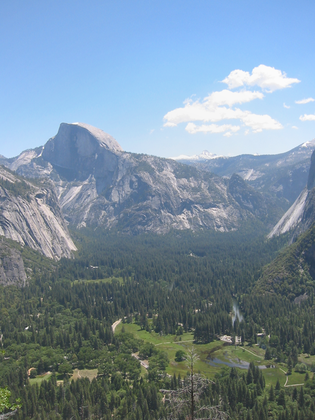
%> input picture Reference_and_reproduction/LIVE_Image_Defogging_Database/LIVE_Image_Defogging_Database/DEFADE_release/test_image1.png, 315 x 420 px, shrunk from 576 x 768 before the run
$ octave DEFADE_example.m   (GNU Octave 9; MATLAB toolbox functions it lacks are replaced by stand-ins)
%> lines starting %> are read from the running program, lines starting %| are printed output that depends on the picture
%> further down, image is the input picture: size 420x315x3 uint8; mean R, G, B 120.9, 141.3, 156.9
### Reference_and_reproduction/LIVE_Image_Defogging_Database/LIVE_Image_Defogging_Database/DEFADE_release/DEFADE.m
function [Defogged_I] = DEFADE(I)
    % Input: foggy image, I
    % Output: defogged image
    % Detail explanation:
    % L. K. Choi, J. You, and A. C. Bovik, "Referenceless Prediction of Perceptual Fog Density and Perceptual Image Defogging",
    % IEEE Transactions on Image Processing, to appear (2015).

   %% Basic setup
        [row col dim]                   = size(I);
%> row = 420; col = 315; dim = 3
        Ig                              = double(rgb2gray(I));
        R                               = double(I(:,:,1));
        G                               = double(I(:,:,2));
        B                               = double(I(:,:,3));
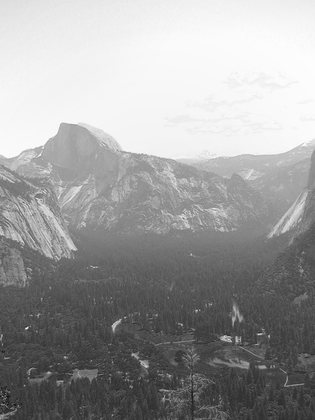
%> B: size 420x315 double; min 22, max 255, mean 156.9
        L                               = (R+G+B)/3;

    %% Execute FADE using 8 x 8 overlapped patches
        [D_o D_map_o]                   = FADE_overlapped(I);

    %% Perceputal fog density weight map
        % reduce noise of D_map using the guided filter
        guided_filter_r                 = floor(min(size(R))/10);  % guided filter parameter, r
        guided_filter_eps               = 0.0001;                  % guided filter parameter, eps
        D_map_guided_temp               = guidedfilter(double(Ig),D_map_o,guided_filter_r,guided_filter_eps);
        check_guided_filter             = sum(double(isnan(D_map_guided_temp(:))));
        if check_guided_filter==0
             D_map_guided               = D_map_guided_temp - min(min(D_map_guided_temp));  % scale to remove negative values
             D_map_guided_N             = D_map_guided./(max(max(D_map_guided)));           % scale to [0 1]
             D_map_1                    = 1 - D_map_guided_N;
             D_map_2                    = D_map_guided_N;
             D_map_3                    = (D_map_1.*D_map_2)./(max(max((D_map_1.*D_map_2)))); % scale to [0 1]
             W_fog(:,:,1)               = D_map_1; W_fog(:,:,2) = D_map_2; W_fog(:,:,3) = D_map_3;
        else
             W_fog                      = ones(row, col, 3); % For the just in case when the guided filter does not work.
        end

%% Preprocessed images
      % I1, White balanced image
        [wR, wG, wB, I1]                = white_balance(double(I),6);
      % I2: Mean subtracted contrast enhancement
        I2                              = uint8(2.5*(double(I)-mean2(L)));
      % I3: Fog aware contrast enhancement
            % Find the index that makes the largest average between I2 and I3 using the D_map
            Rfi=R; Gfi=G; Bfi=B;
            for i=1:50
                temp_percent            = 0.01*i;
                fi = find(D_map_2< temp_percent);
                fi_intensity_RGB(1)     = mean(Rfi(fi));
                fi_intensity_RGB(2)     = mean(Gfi(fi));
                fi_intensity_RGB(3)     = mean(Bfi(fi));
                fi_intensity            = mean([Rfi(fi); Gfi(fi); Bfi(fi)]);
                fi_diff(i)              = mean2(L) - fi_intensity;
                clear fi fi_intensity_RGB fi_intensity
            end
            opt_i                       = find(fi_diff == max(fi_diff));
            opt_percent                 = 0.01*min(opt_i);
            fi                          = find(D_map_2< opt_percent);
            % Least-free region's mean at R, G, B each channel and for all channel
            fi_intensity_RGB(1)         = mean(Rfi(fi));
            fi_intensity_RGB(2)         = mean(Gfi(fi));
            fi_intensity_RGB(3)         = mean(Bfi(fi));
            fi_intensity                = mean([Rfi(fi); Gfi(fi); Bfi(fi)]);
        I3                              = uint8(2.5*(double(I)-fi_intensity));
      % Combine as one input variable: Pre_I
        Pre_I(:,:,:,1) = double(I1); Pre_I(:,:,:,2)=double(I2); Pre_I(:,:,:,3)=double(I3);
      % number of preprocessed images
        N                               = size(Pre_I,4);

%% Weight maps
      % 1. Chrominance
        W_chr                           = W_chrominance(Pre_I);
      % 2. Saturation
        W_sat                           = W_saturation(Pre_I);
      % 3. Saliency
        W_sal                           = W_saliency(Pre_I);
      % 4. Perceputal fog density was computed above
      % 5. Fog aware luminance
        W_lum                           = W_luminance(Pre_I, fi_intensity_RGB);
      % 6. Contrast
        W_con                           = W_contrast(Pre_I);
      % 7. Nnormalized WM: make sure that weights sum to one for each pixel.
        % Comments about weighting exponents of the weight maps:
        % Similar to [17], [19], and [54], weighting exponents may be varied depending on applications or tasks.
        % Optimizinag weighting exponents might be further research. For a ageneric approach, here, we used equal weigths.
        W                               = W_chr.*W_sat.*W_sal.*W_fog.*W_lum.*W_con + 1e-12; %avoids division by zero
        W                               = W./repmat(sum(W,3),[1 1 N]);

%% Multiscale refinement
      % Initial empty pyramid set
        pyr_N                           = 9;   % pyramid level
        pyr                             = gaussian_pyramid(zeros(row,col,3),pyr_N);
        nlev                            = length(pyr);
      % Multiscale refinement: multiresolution blending
        for i = 1:N
            % Gaussian pyramid decomposition for normalized WM
            pyrW                        = gaussian_pyramid(W(:,:,i),pyr_N);
            % Laplacian pyramid decomposition for Pre_I
            pyrI                        = laplacian_pyramid(Pre_I(:,:,:,i),pyr_N);
            % Fused pyramid
            for l = 1:nlev
                w                       = repmat(pyrW{l},[1 1 3]);
                pyr{l}                  = pyr{l} + w.*pyrI{l};
            end
        end
      % Laplacian pyramid reconstruction
        Defogged_I                      = uint8(reconstruct_laplacian_pyramid(pyr));
end

### Reference_and_reproduction/LIVE_Image_Defogging_Database/LIVE_Image_Defogging_Database/DEFADE_release/FADE_overlapped.m
function [D D_map] = FADE_overlapped(I)
    % Input: test image, I
    % Output: perceptual fog density D and fog density map D_map using 8 x 8 overlapped patches

    %% basic setup
            ps                              = 8; % patch size for sliding window
            [row col dim]                   = size(I);
%> row = 420; col = 315; dim = 3
        % RGB and gray channel
            R                               = double(I(:,:,1));
            G                               = double(I(:,:,2));
            B                               = double(I(:,:,3));
            Ig                              = double(rgb2gray(I));
            Ig_int                          = uint8(Ig);
        % Dark channel prior image: Id, pixel-wise, scaled to [0 1]
            Irn                             = R./255;
            Ign                             = G./255;
            Ibn                             = B./255;
            Id                              = min(min(Irn,Ign),Ibn);
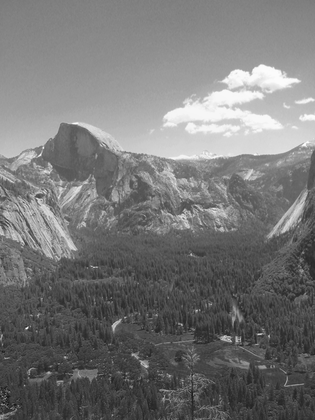
%> Id: size 420x315 double; min 0.0863, max 1, mean 0.463
        % HSV saturation image: Is
            I_hsv                           = rgb2hsv(I);
%> I_hsv: size 420x315x3 double; mean H, S, V 0.495, 0.246, 0.634
            Is                              = I_hsv(:,:,2);
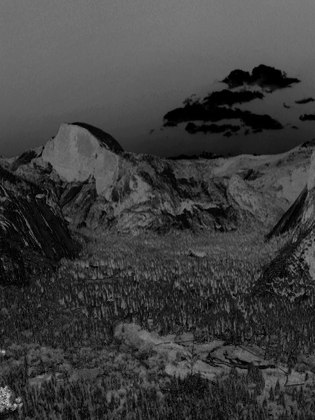
%> Is: size 420x315 double; min 0, max 0.747, mean 0.246
        % MSCN
            MSCN_window                     = fspecial('gaussian',7,7/6);
            MSCN_window                     = MSCN_window/sum(sum(MSCN_window));
            warning('off');
            mu                              = imfilter(Ig,MSCN_window,'replicate');
            mu_sq                           = mu.*mu;
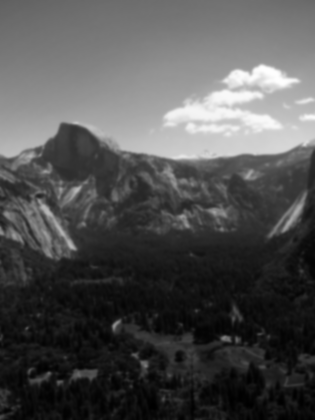
%> mu_sq: size 420x315 double; min 2264.9, max 62990.2, mean 21480.2; drawn with min black and max white
            sigma                           = sqrt(abs(imfilter(Ig.*Ig,MSCN_window,'replicate') - mu_sq));
            MSCN                            = (Ig-mu)./(sigma+1);
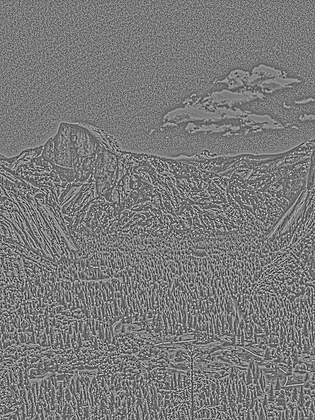
%> MSCN: size 420x315 double; min -2.2, max 2.38, mean -0.00953; drawn with min black and max white
            cv                              = sigma./mu;
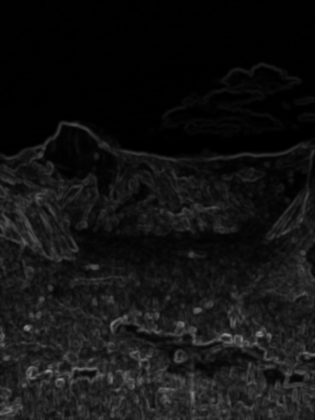
%> cv: size 420x315 double; min 0.000231, max 0.574, mean 0.0753
        % rg and by channel
            rg                              = R-G;
            by                              = 0.5*(R+G)-B;
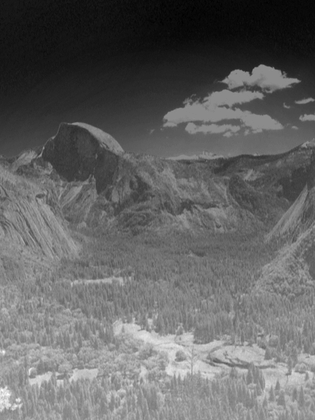
%> by: size 420x315 double; min -93, max 77.5, mean -25.8; drawn with min black and max white

    %% Fog aware statistical feature extraction
        % f1
%> the run ends on the next line
            MSCN_var_before                 = border_in(MSCN,ps);
            MSCN_var_after                  = colfilt(MSCN_var_before, [ps ps], 'sliding',@var);
            MSCN_var                        = border_out(MSCN_var_after,ps);
        % f2, f3
            MSCN_pair_var_before            = border_in(MSCN.*circshift(MSCN,[1 0]),ps);
            MSCN_pair_var_before_positive   = MSCN_pair_var_before; MSCN_pair_var_before_positive(MSCN_pair_var_before_positive<0) = NaN;
            MSCN_pair_var_before_negative   = MSCN_pair_var_before; MSCN_pair_var_before_negative(MSCN_pair_var_before_negative>0) = NaN;
            MSCN_pair_var_after_positive    = colfilt(MSCN_pair_var_before_positive, [ps ps], 'sliding',@nanvar);
            MSCN_pair_var_after_negative    = colfilt(MSCN_pair_var_before_negative, [ps ps], 'sliding',@nanvar);
            MSCN_pair_var_after_negative((double(isnan(MSCN_pair_var_after_negative))==1)) = 0;
            MSCN_pair_var_after_positive((double(isnan(MSCN_pair_var_after_positive))==1)) = 0;
            MSCN_V_pair_R_var               = border_out(MSCN_pair_var_after_positive,ps);
            MSCN_V_pair_L_var               = border_out(MSCN_pair_var_after_negative,ps);
        % f4
            Mean_sigma_before               = border_in(sigma,ps);
            Mean_sigma_after                = colfilt(Mean_sigma_before, [ps ps], 'sliding',@mean);
            Mean_sigma                      = border_out(Mean_sigma_after,ps);
        % f5
            Mean_cv_before                  = border_in(cv,ps);
            Mean_cv_after                   = colfilt(Mean_cv_before, [ps ps], 'sliding',@mean);
            Mean_cv                         = border_out(Mean_cv_after,ps);
        % f6,f7,f8
            [CE_gray CE_by CE_rg]           = CE(I);
            Mean_CE_gray_before             = border_in(CE_gray,ps);
            Mean_CE_by_before               = border_in(CE_by,ps);
            Mean_CE_rg_before               = border_in(CE_rg,ps);
            Mean_CE_gray_after              = colfilt(Mean_CE_gray_before, [ps ps], 'sliding',@mean);
            Mean_CE_by_after                = colfilt(Mean_CE_by_before, [ps ps], 'sliding',@mean);
            Mean_CE_rg_after                = colfilt(Mean_CE_rg_before, [ps ps], 'sliding',@mean);
            Mean_CE_gray                    = border_out(Mean_CE_gray_after,ps);
            Mean_CE_by                      = border_out(Mean_CE_by_after,ps);
            Mean_CE_rg                      = border_out(Mean_CE_rg_after,ps);
        % f9
            if mod(ps,2)==1
                IE_window_size              = ps;   % size should be odd
            elseif mod(ps,2)==0
                IE_window_size              = ps-1;
            end
            IE                              = entropyfilt(Ig_int,true(IE_window_size));
        % f10
            Mean_Id_before                  = border_in(Id,ps);
            Mean_Id_after                   = colfilt(Mean_Id_before, [ps ps], 'sliding',@mean);
            Mean_Id                         = border_out(Mean_Id_after,ps);
        % f11
            Mean_Is_before                  = border_in(Is,ps);
            Mean_Is_after                   = colfilt(Mean_Is_before, [ps ps], 'sliding',@mean);
            Mean_Is                         = border_out(Mean_Is_after,ps);
        % f12
            rg_before                       = border_in(rg,ps);
            by_before                       = border_in(by,ps);
            CF_after                        = sqrt(colfilt(rg_before, [ps ps], 'sliding',@std).^2+colfilt(by_before, [ps ps], 'sliding',@std).^2)+0.3*sqrt(colfilt(rg_before, [ps ps], 'sliding',@mean).^2+colfilt(by_before, [ps ps], 'sliding',@mean).^2);
            CF                              = border_out(CF_after,ps);
        feat                                = [MSCN_var(:) MSCN_V_pair_R_var(:) MSCN_V_pair_L_var(:) Mean_sigma(:) Mean_cv(:) Mean_CE_gray(:) Mean_CE_by(:) Mean_CE_rg(:) IE(:) Mean_Id(:) Mean_Is(:) CF(:)];
        feat                                = log(1+ feat);

    %% MVG model distance
        % Df (foggy level distance) for each pixel
        % Data from a corpus of fogfree images (mu, cov)
            load('natural_fogfree_features_overlapped_patch_ps8.mat');
        % test imgae param for each pixel
            mu_fog_param_pixel         = feat;
            cov_fog_param_pixel        = nanvar(feat')';
        % calculation for distance - includes intermediate steps
            feature_size               = size(feat,2);
            mu_matrix                  = repmat(mu_fogfreeparam, [size(feat,1),1]) - mu_fog_param_pixel;
            cov_temp1                  = [];
            cov_temp1(cumsum(feature_size.*ones(1,length(cov_fog_param_pixel))))=1;
            cov_temp2                  = cov_fog_param_pixel(cumsum(cov_temp1)-cov_temp1+1,:);
            cov_temp3                  = repmat(cov_temp2, [1,feature_size]);
            cov_temp4                  = repmat(cov_fogfreeparam,[length(cov_fog_param_pixel),1]);
            cov_matrix                 = (cov_temp3 + cov_temp4)/2;
        % cell computation
            mu_cell                    = num2cell(mu_matrix,2);
            cov_cell                   = mat2cell(cov_matrix, feature_size*ones(1,length(mu_matrix)),feature_size);
            mu_transpose_cell          = num2cell(mu_matrix',1);
        % foggy level distance computation
            distance_pixel             = sqrt(cell2mat(cellfun(@mtimes,cellfun(@mrdivide,mu_cell,cov_cell, 'UniformOutput',0),mu_transpose_cell', 'UniformOutput',0)));
            Df                         = nanmean(distance_pixel);   % Mean_distance_pixel (Df)
            Df_map                     = reshape(distance_pixel,[row,col]);
            clear mu_matrix cov_matrix mu_cell cov_cell mu_transpose_cell distance_pixel

        %Dff (fog-free level distance) for each pixel
        % load natural foggy image features (mu, cov)
            load('natural_foggy_features_overlapped_patch_ps8.mat');
        % calculation of distance - includes intermediate steps
            mu_matrix                  = repmat(mu_foggyparam,  [size(feat,1),1]) - mu_fog_param_pixel;
            cov_temp5                  = repmat(cov_foggyparam,[length(cov_fog_param_pixel),1]);
            cov_matrix                 = (cov_temp3 + cov_temp5)/2;
        % cell computation
            mu_cell                    = num2cell(mu_matrix,2);
            cov_cell                   = mat2cell(cov_matrix, feature_size*ones(1, size(mu_matrix,1)),feature_size);
            mu_transpose_cell          = num2cell(mu_matrix',1);
        % fog-free level distance computation
            distance_pixel             = sqrt(cell2mat(cellfun(@mtimes,cellfun(@mrdivide,mu_cell,cov_cell, 'UniformOutput',0),mu_transpose_cell', 'UniformOutput',0)));
            Dff                        = nanmean(distance_pixel);  % Mean_distance_pixel(Dff)
            Dff_map                    = reshape(distance_pixel,[row,col]);
            clear mu_matrix cov_matrix mu_cell cov_cell mu_transpose_cell distance_pixel

  %% Perceptual fog density and Density map
        D     = Df/(1+Dff);
        D_map = Df_map./(1+Dff_map);
end


### Reference_and_reproduction/LIVE_Image_Defogging_Database/LIVE_Image_Defogging_Database/DEFADE_release/DEFADE_example.m
% DEFADE example

clear all; close all; clc;

image = imread('test_image1.png');
defogged_image = DEFADE(image);

$ run again, with Reference_and_reproduction/LIVE_Image_Defogging_Database/LIVE_Image_Defogging_Database/DEFADE_release/test_image2.JPG saved as Reference_and_reproduction/LIVE_Image_Defogging_Database/LIVE_Image_Defogging_Database/DEFADE_release/test_image1.png
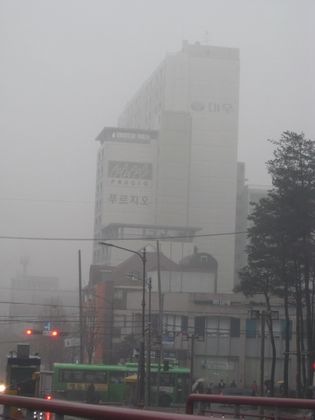
%> input picture Reference_and_reproduction/LIVE_Image_Defogging_Database/LIVE_Image_Defogging_Database/DEFADE_release/test_image2.JPG, 315 x 420 px, shrunk from 600 x 800 before the run
%> image is the input picture: size 420x315x3 uint8; mean R, G, B 137.9, 137, 137.6
%> I_hsv: size 420x315x3 double; mean H, S, V 0.48, 0.0376, 0.548
%> in FADE_overlapped, `cv                              = sigma./mu;`:
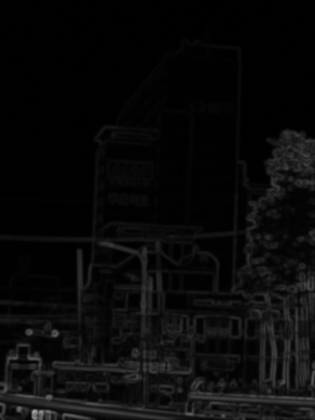
%> cv: size 420x315 double; min 0.000973, max 0.658, mean 0.04
%> in FADE_overlapped, `rg                              = R-G;`:
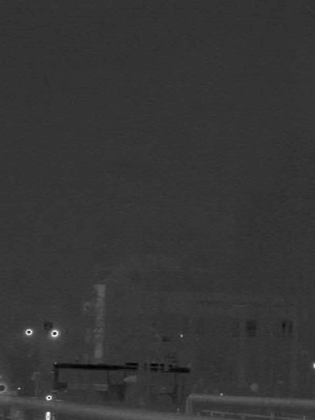
%> rg: size 420x315 double; min -44, max 168, mean 0.9; drawn with min black and max white

$ run again, with Reference_and_reproduction/LIVE_Image_Defogging_Database/LIVE_Image_Defogging_Database/DEFADE_release/test_image3.jpg saved as Reference_and_reproduction/LIVE_Image_Defogging_Database/LIVE_Image_Defogging_Database/DEFADE_release/test_image1.png
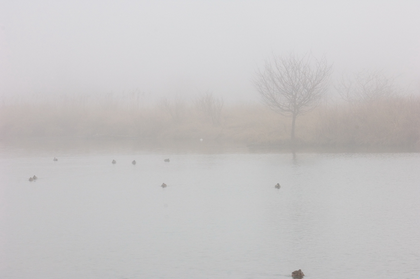
%> input picture Reference_and_reproduction/LIVE_Image_Defogging_Database/LIVE_Image_Defogging_Database/DEFADE_release/test_image3.jpg, 420 x 279 px, shrunk from 800 x 531 before the run
%> image is the input picture: size 279x420x3 uint8; mean R, G, B 199.7, 197.8, 198.2
%> I_hsv: size 279x420x3 double; mean H, S, V 0.442, 0.0178, 0.786
%> in FADE_overlapped, `rg                              = R-G;`:
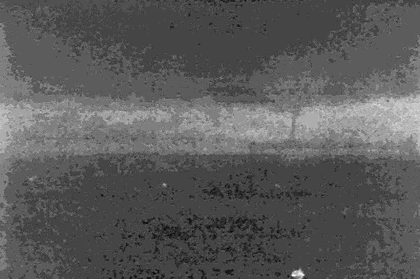
%> rg: size 279x420 double; min -6, max 16, mean 1.84; drawn with min black and max white
%> in FADE_overlapped, `by                              = 0.5*(R+G)-B;`:
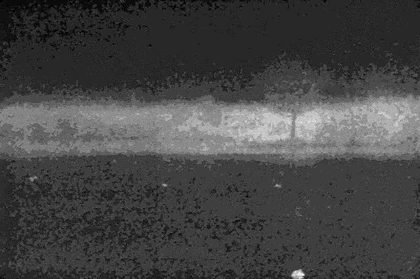
%> by: size 279x420 double; min -5.5, max 16.5, mean 0.519; drawn with min black and max white
